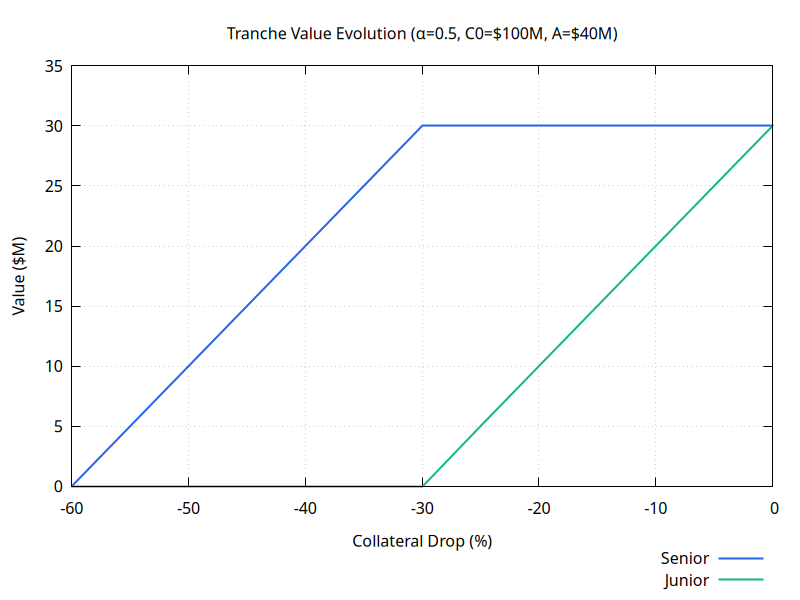

Write gnuplot code to recreate this figure.
set terminal pngcairo size 800,600 background "#ffffff"
set grid
set key bmargin
set style line 1 lc rgb "#2563eb" lw 2
set style line 2 lc rgb "#10b981" lw 2
set style line 3 lc rgb "#f59e0b" lw 2
set style line 4 lc rgb "#dc2626" lw 2
set style line 5 lc rgb "#8b5cf6" lw 2
set output "tranche-value-evolution.png"
set title "Tranche Value Evolution (α=0.5, C0=$100M, A=$40M)"
set xlabel "Collateral Drop (%)"
set ylabel "Value ($M)"
set xrange [-60:0]
set yrange [0:35]

plot '-' using 1:2 with lines ls 1 title 'Senior', \
     '-' using 1:2 with lines ls 2 title 'Junior'
0  30
-5  30
-10  30
-15  30
-20  30
-25  30
-30  30
-35  25
-40  20
-45  15
-50  10
-55  5
-60  0
e
0  30
-5  25
-10  20
-15  15
-20  10
-25  5
-30  0
-35  0
-40  0
-45  0
-50  0
-55  0
-60  0
e
